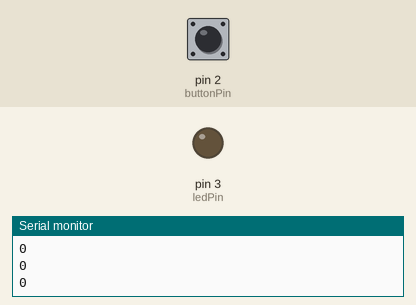
Simulated run of this sketch. Board: Arduino Uno, built with avr-gcc and run on an emulated ATmega328P. Parts: output pins drawn as LEDs (lit = HIGH), the last lines printed to the serial monitor. Dashed ring = blinking. The test bench sets the inputs (shaded band); at power-on: pin 2 (buttonPin) LOW.

Above: at 1.2 s.
1.3 s: pin 2 (buttonPin) pulled HIGH for 1 s
At 1.55 s:
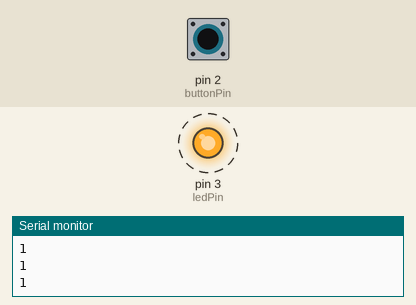
4.3 s: pin 2 (buttonPin) pulled HIGH for 3.2 s
At 8.3 s:
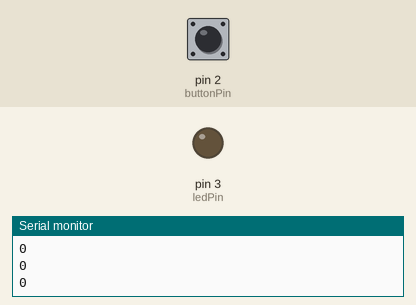
Timing chart, 0 to 9.8 s (numbered marks = the images above; inputs shaded):
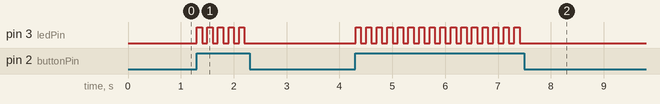

Measured:
- after the input at 1.3 s, pin 3 (ledPin): alternates HIGH for 0.10 s and LOW for 0.10 s, 10 changes in all, then stays LOW, starting at once
- after the input at 4.3 s, pin 3 (ledPin): alternates HIGH for 0.10 s and LOW for 0.10 s, 32 changes in all, then stays LOW, starting at once

The sketch:

sketch_may10b__technology_code_tyron_zinga_.ino
```cpp
int buttonPin = 2;
int ledPin =  3;

int ledstate = LOW ;
int lastButtonState;
int currentButtonState;

boolean lightOn = false;
void setup() {
  Serial.begin(9600);
  // initialize the LED pin as an output:
  pinMode(ledPin, OUTPUT);
  // initialize the pushbutton pin as an input:
  pinMode(buttonPin, INPUT);

  currentButtonState = digitalRead(buttonPin);

}

void loop() {
  // read the state of the pushbutton value:
  lastButtonState = currentButtonState;
 currentButtonState = digitalRead(buttonPin);

 if(currentButtonState == 1) {
  lightOn = !lightOn;
 }

 Serial.println(currentButtonState == 1);

 if(lightOn) {
  digitalWrite(ledPin, HIGH);
 } else {

  digitalWrite(ledPin, LOW);
 }

 delay(100);

  // check if the pushbutton is pressed. If it is, the buttonState is HIGH:
//  if (lastButtonState == HIGH && currentButtonState == LOW) {
//    // turn LED on:
//   Serial.print("button pressed");
// hier komt de code voor alle ledjes zodat ze aan kunnen wanner je op de knop drukt
//   digitalWrite(ledPin, HIGH);
//  } else {
//    // turn LED off:
//    digitalWrite(ledPin, LOW);
//  }
}
```
